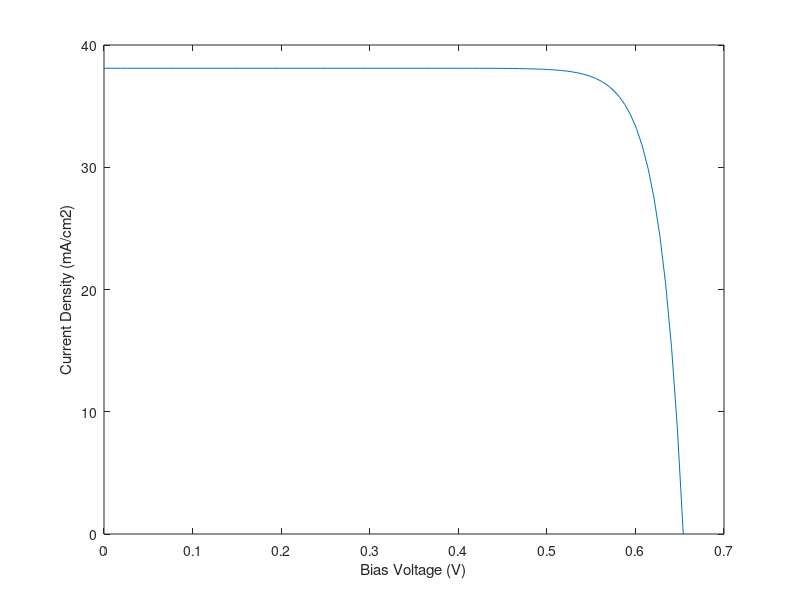

Write the MATLAB code that produced this figure.
% Simulation of an ideal pv, with no parasitic resistances

% Parameters (poly-Si from Green et al., 2001)
J_sc = 38.1;    % Short circuit current density (=38.1 for poly-Si)(mA/cm2)
V_oc = 0.654;   % Open circuit voltage (=0.654 for poly_Si)(V)
T = 300;        % Temperature (K)

% Constants
q = 1.602e-19;  % Charge of an electron (C)
k_B = 1.38e-23; % Boltzmann constant (J/K)

% Variables
V = linspace(0, V_oc, 100);
J = zeros(1, 100);


%% Current Density Calculations
J_0 = J_sc * (exp((V_oc * q)/(k_B * T)) - 1)^-1;
J = J_sc - J_0*(exp((q * V)/(k_B * T)) - 1);


%% Plot
figure;
plot(V, J);
xlabel('Bias Voltage (V)');
ylabel('Current Density (mA/cm2)');
